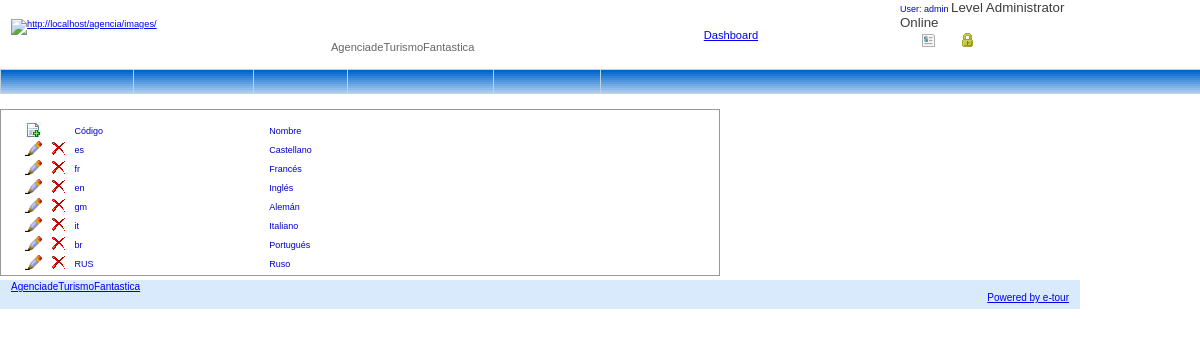
Page /quote.php?action=languajes (signed in) on the committed database.
### tables this page shows
CREATE TABLE `languajes` (
  `id` tinyint(4) NOT NULL auto_increment,
  `lang` varchar(5) default NULL,
  `lang_descript` varchar(18) default NULL,
  `category` int(11) default NULL,
  PRIMARY KEY  (`id`),
  UNIQUE KEY `id` (`id`)
);

### configuration.php (called while the page is built, shortened)
<?php
$data = 'agencia';
?>

### config.php (called while the page is built, shortened)
<?php
$allowreg = 'ON';@include('configuration.php');@include('../configuration.php'); $DBName = $data;$DBUser = $user; $DBPassword = $pass; $DBHost = $host;global $hostname_conexionxcz1;
global $database_conexionxcz1;global $username_conexionxcz1;global $password_conexion1xcz;$hostname_conexion1=$DBHost;$database_conexion1=$DBName;$username_conexion1=$DBUser;
$password_conexion1=$DBPassword;global $conexionxcz1;$conexionxcz1 = @mysql_connect($hostname_conexion1, $username_conexion1, $password_conexion1) or trigger_error(mysql_error(),E_USER_ERROR);
function query_db($query)
{
global   $errors_db,$conexionxcz1;global $hostname_conexion1;global $database_conexion1;global $username_conexion1;global $password_conexion1;
mysql_select_db($database_conexion1,$conexionxcz1);		$t=mysql_query($query,$conexionxcz1)or print(mysql_error());
		if ( mysql_errno()==0  )
		{	}	else {	$errors_db=true;}return $t;}
function query_db_assoc($result){global   $errors_db,$conexionxcz1;return mysql_fetch_assoc($result);}
?>

### includes/list_lang.php (the view, shortened to what this page needs)
<?php
$maxRows_agencias = 10;
$pageNum_agencias = 0;
$startRow_agencias = $pageNum_agencias * $maxRows_agencias;
$query_agencias = "SELECT * FROM languajes";
$query_limit_agencias = sprintf("%s LIMIT %d, %d", $query_agencias, $startRow_agencias, $maxRows_agencias);
$agencias = query_db($query_limit_agencias) ;
$row_agencias = query_db_assoc($agencias);
?>
		<link rel="stylesheet" type="text/css" media="screen" href="includes/datePicker.css">
		<link rel="stylesheet" type="text/css" media="screen" href="includes/demo.css">
<link href="styles.css" rel="stylesheet" type="text/css">
<p align="center">&nbsp; </p>
<table width="60%"  style="padding-left:20px " border="0" cellpadding="0" cellspacing="0" class="tables">
    <tr class="comment3">
      <td width="3">&nbsp;</td>
      <td width="17">&nbsp;</td>
      <td width="16">&nbsp;</td>
      <td>&nbsp;</td>
      <td>&nbsp;</td>
      <td>&nbsp;</td>
    </tr>
    <tr   class="comment3">
      <td>&nbsp;</td>
      <td><a href="<?php echo $_SERVER['PHP_SELF'] ?>?action=create_lang"><img src="images/new_record.jpg" width="16" height="16" border="0"></a></td>
      <td>&nbsp;</td>
      <td width="131">C&oacute;digo</td>
      <td width="141">Nombre</td>
      <td width="160"><div align="right"></div></td>
    </tr>
    <?php do { ?>
    <tr  class="<?php set_class(); ?>" >
      <td>&nbsp;</td>
      <td><a href="<?php echo $_SERVER['PHP_SELF']; ?>?action=edit_lang&code=<?php echo $row_agencias['lang']; ?>"><img src="images/edit.png" alt="Editar" width="17" height="17" border="0"></a></td>
      <td><a href="<?php echo $_SERVER['PHP_SELF']; ?>?action=del_lang&code=<?php echo $row_agencias['lang']; ?>"><img src="images/delete.png" alt="Borrar" width="16" height="16" class="delete"  border="0"></a></td>
      <td class="comment3"><?php echo $row_agencias['lang']; ?></td>
      <td colspan="2" class="comment3"><?php echo $row_agencias['lang_descript']; ?></td>
    </tr>
    <?php } while ($row_agencias = query_db_assoc($agencias)); ?>
  </table>
<p>
<table width="50%" border="0" align="center" class="comment4">
</table>
</p>

### includes/demo.css (style rules this page uses)
* { PADDING-BOTTOM: 0px; MARGIN: 0px; PADDING-LEFT: 0px; PADDING-RIGHT: 0px; PADDING-TOP: 0px }

### includes/styles.css (style rules this page uses)
BODY { FONT-SIZE: smaller; COLOR: #3c3c3c; FONT-FAMILY: Verdana, Arial, Helvetica, sans-serif; top:0px;margin-top: 0px; }
.comment3 { font-family:Verdana, Arial, Helvetica, sans-serif; font-size: 9px; color: #0000CC; }
.comment4 { font-family:Verdana, Arial, Helvetica, sans-serif; font-size: 9px; color: #333399; }
.tables { border-color:#999999; border-width:1px; border-style:solid; font-family:Verdana, Arial, Helvetica, sans-serif; font-size: x-small; color: #666666; padding:2px; }

### rows in the picture
languajes: lang "es", lang_descript "Castellano"
languajes: lang "fr", lang_descript "Francés"
languajes: lang "en", lang_descript "Inglés"
languajes: lang "gm", lang_descript "Alemán"
languajes: lang "it", lang_descript "Italiano"
languajes: lang "br", lang_descript "Portugués"
languajes: lang "RUS", lang_descript "Ruso"

### other values in the picture
$sitename "AgenciadeTurismoFantastica"
$_SESSION['xcv_userna'] "admin"
